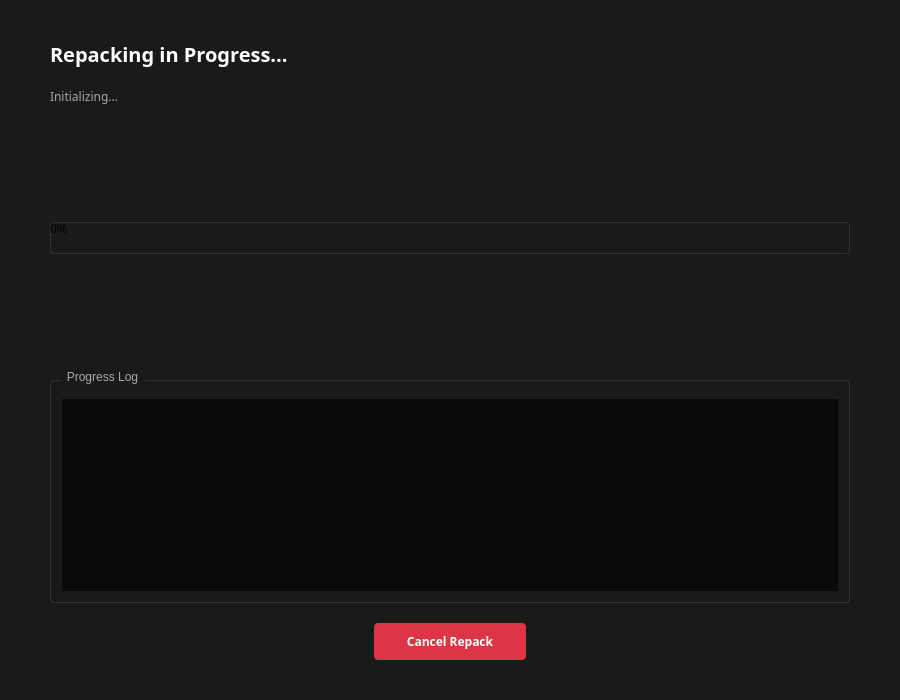
<?xml version="1.0" encoding="UTF-8"?>
<ui version="4.0">
 <class>RepackProgressPage</class>
 <widget class="QWidget" name="RepackProgressPage">
  <property name="geometry">
   <rect>
    <x>0</x>
    <y>0</y>
    <width>900</width>
    <height>700</height>
   </rect>
  </property>
  <property name="windowTitle">
   <string>Repacking in Progress</string>
  </property>
  <property name="styleSheet">
   <string notr="true">QWidget {
    background-color: #1a1a1a;
}</string>
  </property>
  <layout class="QVBoxLayout" name="verticalLayout">
   <property name="spacing">
    <number>20</number>
   </property>
   <property name="leftMargin">
    <number>50</number>
   </property>
   <property name="topMargin">
    <number>40</number>
   </property>
   <property name="rightMargin">
    <number>50</number>
   </property>
   <property name="bottomMargin">
    <number>40</number>
   </property>
   <item>
    <widget class="QLabel" name="titleLabel">
     <property name="text">
      <string>Repacking in Progress...</string>
     </property>
     <property name="styleSheet">
      <string notr="true">font-size: 20px;
font-weight: 600;
color: #ffffff;
font-family: Rubik;</string>
     </property>
    </widget>
   </item>
   <item>
    <widget class="QLabel" name="statusLabel">
     <property name="text">
      <string>Initializing...</string>
     </property>
     <property name="styleSheet">
      <string notr="true">color: #aaaaaa;
font-family: Rubik;</string>
     </property>
    </widget>
   </item>
   <item>
    <spacer name="verticalSpacer">
     <property name="orientation">
      <enum>Qt::Vertical</enum>
     </property>
     <property name="sizeHint" stdset="0">
      <size>
       <width>20</width>
       <height>10</height>
      </size>
     </property>
    </spacer>
   </item>
   <item>
    <widget class="QProgressBar" name="progressBar">
     <property name="minimum">
      <number>0</number>
     </property>
     <property name="maximum">
      <number>100</number>
     </property>
     <property name="value">
      <number>0</number>
     </property>
     <property name="styleSheet">
      <string notr="true">QProgressBar {
    border: 1px solid #333333;
    border-radius: 4px;
    background-color: #1a1a1a;
    height: 30px;
}
QProgressBar::chunk {
    background-color: #4CAF50;
    border-radius: 3px;
}</string>
     </property>
    </widget>
   </item>
   <item>
    <spacer name="verticalSpacer_2">
     <property name="orientation">
      <enum>Qt::Vertical</enum>
     </property>
     <property name="sizeHint" stdset="0">
      <size>
       <width>20</width>
       <height>10</height>
      </size>
     </property>
    </spacer>
   </item>
   <item>
    <widget class="QGroupBox" name="logGroup">
     <property name="title">
      <string>Progress Log</string>
     </property>
     <property name="styleSheet">
      <string notr="true">QGroupBox {
    border: 1px solid #333333;
    border-radius: 4px;
    margin-top: 10px;
}
QGroupBox::title {
    subcontrol-origin: margin;
    left: 10px;
    padding: 0 5px;
    color: #aaaaaa;
    font-family: Rubik;
}</string>
     </property>
     <layout class="QVBoxLayout" name="verticalLayout_2">
      <item>
       <widget class="QTextEdit" name="progressLogText">
        <property name="readOnly">
         <bool>true</bool>
        </property>
        <property name="styleSheet">
         <string notr="true">QTextEdit {
    border: none;
    background-color: #0a0a0a;
    color: #aaaaaa;
    font-family: Consolas, monospace;
    font-size: 9pt;
}</string>
        </property>
       </widget>
      </item>
     </layout>
    </widget>
   </item>
   <item>
    <layout class="QHBoxLayout" name="horizontalLayout">
     <item>
      <spacer name="horizontalSpacer">
       <property name="orientation">
        <enum>Qt::Horizontal</enum>
       </property>
       <property name="sizeHint" stdset="0">
        <size>
         <width>40</width>
         <height>20</height>
        </size>
       </property>
      </spacer>
     </item>
     <item>
      <widget class="QPushButton" name="cancelRepackBtn">
       <property name="text">
        <string>Cancel Repack</string>
       </property>
       <property name="styleSheet">
        <string notr="true">QPushButton {
    background-color: #dc3545;
    color: #ffffff;
    padding: 10px 32px;
    border-radius: 4px;
    font-weight: bold;
    font-family: Rubik;
}
QPushButton:hover {
    background-color: #c82333;
}</string>
       </property>
      </widget>
     </item>
     <item>
      <spacer name="horizontalSpacer_2">
       <property name="orientation">
        <enum>Qt::Horizontal</enum>
       </property>
       <property name="sizeHint" stdset="0">
        <size>
         <width>40</width>
         <height>20</height>
        </size>
       </property>
      </spacer>
     </item>
    </layout>
   </item>
  </layout>
 </widget>
 <resources/>
 <connections/>
</ui>
